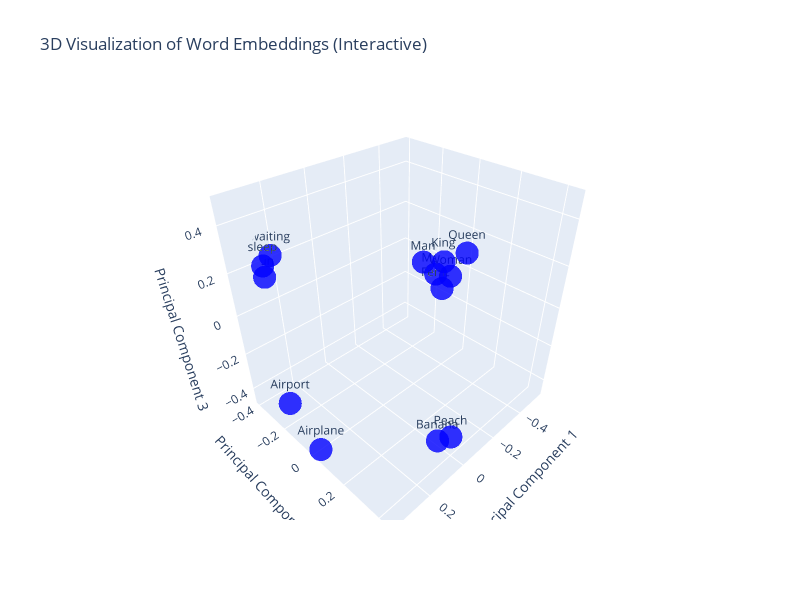

This figure's notebook cell:
### Code cell
# Extract vectors and labels
words = list(embeddings.keys())
vectors = np.array([embeddings[word] for word in words])

# Perform PCA for 3D reduction
pca = PCA(n_components=3)
reduced_vectors = pca.fit_transform(vectors)

# Prepare data for interactive 3D plot
x, y, z = reduced_vectors[:, 0], reduced_vectors[:, 1], reduced_vectors[:, 2]

# Create a Plotly 3D scatter plot
fig = go.Figure()

# Add word embeddings as scatter points
fig.add_trace(go.Scatter3d(
    x=x,
    y=y,
    z=z,
    mode='markers+text',
    marker=dict(size=8, color='blue', opacity=0.8),
    text=words,
    textposition="top center"
))

# Add plot layout
fig.update_layout(
    title="3D Visualization of Word Embeddings (Interactive)",
    scene=dict(
        xaxis_title="Principal Component 1",
        yaxis_title="Principal Component 2",
        zaxis_title="Principal Component 3"
    ),
    width=800,  # Set the width of the plot in pixels
    height=600  # Set the height of the plot in pixels
)

# Show interactive plot
fig.show()

### Figure 1 — Plotly figure (JSON) as saved in the notebook; plotly's stock layout.template omitted (floating-point values rounded to 4 significant figures)
{"data": [{"marker": {"color": "blue", "opacity": 0.8, "size": 8}, "mode": "markers+text", "text": ["Airport", "Airplane", "King", "Queen", "Female", "Male", "Banana", "Peach", "run", "sleep", "waiting", "Man", "Woman"], "textposition": "top center", "type": "scatter3d", "x": [0.3708, 0.3707, 0.1115, 0.04317, -0.52, -0.5416, 0.1055, 0.06504, 0.2642, 0.2926, 0.2474, -0.3637, -0.4456], "y": [-0.1686, 0.01896, 0.398, 0.4271, -0.1233, -0.1865, 0.4108, 0.4414, -0.3964, -0.3411, -0.3535, -0.1105, -0.01649], "z": [-0.3308, -0.4604, 0.4693, 0.4823, -0.1485, -0.1019, -0.3015, -0.2877, 0.1378, 0.2247, 0.2476, 0.06866, 0.0003489]}], "layout": {"height": 600, "scene": {"xaxis": {"title": {"text": "Principal Component 1"}}, "yaxis": {"title": {"text": "Principal Component 2"}}, "zaxis": {"title": {"text": "Principal Component 3"}}}, "title": {"text": "3D Visualization of Word Embeddings (Interactive)"}, "width": 800}}
